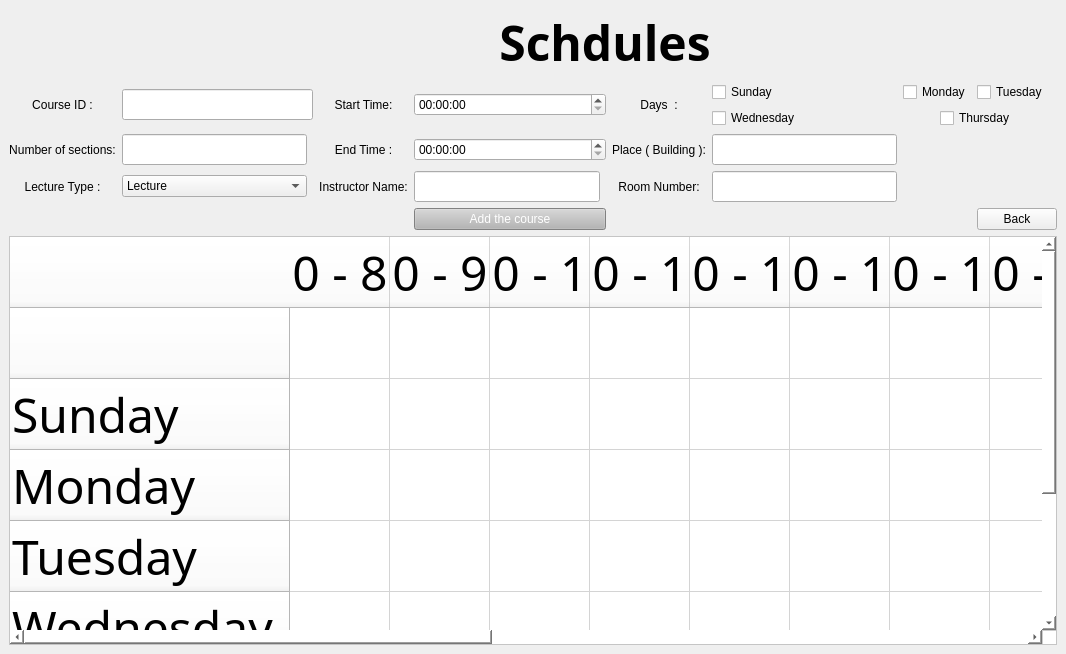
<?xml version="1.0" encoding="UTF-8"?>
<ui version="4.0">
 <class>MainWindow</class>
 <widget class="QMainWindow" name="MainWindow">
  <property name="geometry">
   <rect>
    <x>0</x>
    <y>0</y>
    <width>1066</width>
    <height>654</height>
   </rect>
  </property>
  <property name="windowTitle">
   <string>MainWindow</string>
  </property>
  <property name="styleSheet">
   <string notr="true"/>
  </property>
  <widget class="QWidget" name="centralwidget">
   <layout class="QGridLayout" name="gridLayout">
    <item row="7" column="0" colspan="11">
     <widget class="QTableWidget" name="tableWidget">
      <property name="font">
       <font>
        <family>Rockwell</family>
        <pointsize>36</pointsize>
       </font>
      </property>
      <property name="styleSheet">
       <string notr="true">color: rgb(0, 0, 0);
background-color: rgb(255, 255, 255);
border-color: green;</string>
      </property>
      <row>
       <property name="text">
        <string/>
       </property>
      </row>
      <row>
       <property name="text">
        <string>Sunday</string>
       </property>
      </row>
      <row>
       <property name="text">
        <string>Monday</string>
       </property>
      </row>
      <row>
       <property name="text">
        <string>Tuesday</string>
       </property>
      </row>
      <row>
       <property name="text">
        <string>Wednesday</string>
       </property>
      </row>
      <row>
       <property name="text">
        <string>Thursday</string>
       </property>
      </row>
      <column>
       <property name="text">
        <string>8:00 - 8:50</string>
       </property>
      </column>
      <column>
       <property name="text">
        <string>9:00 - 9:50</string>
       </property>
      </column>
      <column>
       <property name="text">
        <string>10:00 - 10:50</string>
       </property>
      </column>
      <column>
       <property name="text">
        <string>11:00 - 11:50</string>
       </property>
      </column>
      <column>
       <property name="text">
        <string>13:00 - 13:50</string>
       </property>
      </column>
      <column>
       <property name="text">
        <string>14:00 - 14:50</string>
       </property>
      </column>
      <column>
       <property name="text">
        <string>15:00 - 15:50</string>
       </property>
      </column>
      <column>
       <property name="text">
        <string>16:00 - 16:50</string>
       </property>
      </column>
      <column>
       <property name="text">
        <string>17:00 - 17:50</string>
       </property>
      </column>
      <column>
       <property name="text">
        <string>18:00 - 18:50</string>
       </property>
      </column>
      <column>
       <property name="text">
        <string>19:00 - 19:50</string>
       </property>
      </column>
      <column>
       <property name="text">
        <string>20:00 - 20:50</string>
       </property>
      </column>
      <column>
       <property name="text">
        <string>21:00 - 21:50</string>
       </property>
      </column>
      <column>
       <property name="text">
        <string>22:00 - 22:50</string>
       </property>
      </column>
      <column>
       <property name="text">
        <string>23:00 - 23:50</string>
       </property>
      </column>
     </widget>
    </item>
    <item row="6" column="4" colspan="2">
     <widget class="QPushButton" name="pushButton_Add">
      <property name="styleSheet">
       <string notr="true">background-color: rgb(181, 181, 181);
color: rgb(255, 255, 255);
font: 12pt &quot;Rockwell&quot;;</string>
      </property>
      <property name="text">
       <string>Add the course</string>
      </property>
     </widget>
    </item>
    <item row="1" column="3" rowspan="2">
     <widget class="QLabel" name="label_5">
      <property name="styleSheet">
       <string notr="true">font: 9pt &quot;Rockwell&quot;;</string>
      </property>
      <property name="text">
       <string>Start Time:</string>
      </property>
      <property name="alignment">
       <set>Qt::AlignCenter</set>
      </property>
     </widget>
    </item>
    <item row="2" column="9" colspan="2">
     <widget class="QCheckBox" name="checkBox_thurs">
      <property name="text">
       <string>Thursday</string>
      </property>
     </widget>
    </item>
    <item row="4" column="7">
     <widget class="QLineEdit" name="lineEdit_room">
      <property name="font">
       <font>
        <family>Rockwell</family>
        <pointsize>12</pointsize>
        <weight>50</weight>
        <italic>false</italic>
        <bold>false</bold>
       </font>
      </property>
      <property name="styleSheet">
       <string notr="true">font:12pt &quot;Rockwell&quot;</string>
      </property>
      <property name="alignment">
       <set>Qt::AlignCenter</set>
      </property>
     </widget>
    </item>
    <item row="3" column="7">
     <widget class="QLineEdit" name="lineEdit_place">
      <property name="font">
       <font>
        <family>Rockwell</family>
        <pointsize>12</pointsize>
        <weight>50</weight>
        <italic>false</italic>
        <bold>false</bold>
       </font>
      </property>
      <property name="styleSheet">
       <string notr="true">font:12pt &quot;Rockwell&quot;</string>
      </property>
      <property name="alignment">
       <set>Qt::AlignCenter</set>
      </property>
     </widget>
    </item>
    <item row="4" column="6">
     <widget class="QLabel" name="label_8">
      <property name="styleSheet">
       <string notr="true">font: 9pt &quot;Rockwell&quot;;</string>
      </property>
      <property name="text">
       <string>Room Number:</string>
      </property>
      <property name="alignment">
       <set>Qt::AlignCenter</set>
      </property>
     </widget>
    </item>
    <item row="3" column="6">
     <widget class="QLabel" name="label_9">
      <property name="styleSheet">
       <string notr="true">font: 9pt &quot;Rockwell&quot;;</string>
      </property>
      <property name="text">
       <string>Place ( Building ):</string>
      </property>
      <property name="alignment">
       <set>Qt::AlignCenter</set>
      </property>
     </widget>
    </item>
    <item row="1" column="6" rowspan="2">
     <widget class="QLabel" name="label_7">
      <property name="styleSheet">
       <string notr="true">font: 9pt &quot;Rockwell&quot;;</string>
      </property>
      <property name="text">
       <string>Days  :</string>
      </property>
      <property name="alignment">
       <set>Qt::AlignCenter</set>
      </property>
     </widget>
    </item>
    <item row="4" column="0">
     <widget class="QLabel" name="label_4">
      <property name="styleSheet">
       <string notr="true">font: 9pt &quot;Rockwell&quot;;</string>
      </property>
      <property name="text">
       <string>Lecture Type :</string>
      </property>
      <property name="alignment">
       <set>Qt::AlignCenter</set>
      </property>
     </widget>
    </item>
    <item row="1" column="4" rowspan="2" colspan="2">
     <widget class="QTimeEdit" name="timeEdit_start">
      <property name="styleSheet">
       <string notr="true">font: 12pt &quot;Rockwell&quot;;</string>
      </property>
     </widget>
    </item>
    <item row="4" column="3">
     <widget class="QLabel" name="label_10">
      <property name="styleSheet">
       <string notr="true">font: 9pt &quot;Rockwell&quot;;</string>
      </property>
      <property name="text">
       <string>Instructor Name:</string>
      </property>
      <property name="alignment">
       <set>Qt::AlignCenter</set>
      </property>
     </widget>
    </item>
    <item row="2" column="7">
     <widget class="QCheckBox" name="checkBox_wed">
      <property name="text">
       <string>Wednesday</string>
      </property>
     </widget>
    </item>
    <item row="1" column="10">
     <widget class="QCheckBox" name="checkBox_tue">
      <property name="text">
       <string>Tuesday</string>
      </property>
     </widget>
    </item>
    <item row="6" column="10">
     <widget class="QPushButton" name="pushButton_Back">
      <property name="text">
       <string>Back</string>
      </property>
     </widget>
    </item>
    <item row="1" column="1" rowspan="2" colspan="2">
     <widget class="QLineEdit" name="lineEdit_CourseCode">
      <property name="font">
       <font>
        <family>Rockwell</family>
        <pointsize>12</pointsize>
        <weight>50</weight>
        <italic>false</italic>
        <bold>false</bold>
       </font>
      </property>
      <property name="styleSheet">
       <string notr="true">font:12pt &quot;Rockwell&quot;</string>
      </property>
      <property name="alignment">
       <set>Qt::AlignCenter</set>
      </property>
     </widget>
    </item>
    <item row="1" column="8" colspan="2">
     <widget class="QCheckBox" name="checkBox_mon">
      <property name="text">
       <string>Monday</string>
      </property>
     </widget>
    </item>
    <item row="4" column="1">
     <widget class="QComboBox" name="comboBox_LectureType">
      <property name="styleSheet">
       <string notr="true">font: 12pt &quot;Rockwell&quot;;</string>
      </property>
      <item>
       <property name="text">
        <string>Lecture</string>
       </property>
      </item>
      <item>
       <property name="text">
        <string>LAB</string>
       </property>
      </item>
      <item>
       <property name="text">
        <string>Online</string>
       </property>
      </item>
      <item>
       <property name="text">
        <string>Tutorial</string>
       </property>
      </item>
     </widget>
    </item>
    <item row="3" column="1">
     <widget class="QLineEdit" name="lineEdit_numSections">
      <property name="font">
       <font>
        <family>Rockwell</family>
        <pointsize>12</pointsize>
        <weight>50</weight>
        <italic>false</italic>
        <bold>false</bold>
       </font>
      </property>
      <property name="autoFillBackground">
       <bool>false</bool>
      </property>
      <property name="styleSheet">
       <string notr="true">font:12pt &quot;Rockwell&quot;</string>
      </property>
      <property name="alignment">
       <set>Qt::AlignCenter</set>
      </property>
     </widget>
    </item>
    <item row="3" column="0">
     <widget class="QLabel" name="label_3">
      <property name="styleSheet">
       <string notr="true">font: 8.5pt &quot;Rockwell&quot;;</string>
      </property>
      <property name="text">
       <string>Number of sections:</string>
      </property>
      <property name="alignment">
       <set>Qt::AlignCenter</set>
      </property>
     </widget>
    </item>
    <item row="4" column="4">
     <widget class="QLineEdit" name="lineEdit_InstructorName">
      <property name="font">
       <font>
        <family>Rockwell</family>
        <pointsize>12</pointsize>
        <weight>50</weight>
        <italic>false</italic>
        <bold>false</bold>
       </font>
      </property>
      <property name="styleSheet">
       <string notr="true">font:12pt &quot;Rockwell&quot;</string>
      </property>
      <property name="alignment">
       <set>Qt::AlignCenter</set>
      </property>
     </widget>
    </item>
    <item row="3" column="3">
     <widget class="QLabel" name="label_6">
      <property name="styleSheet">
       <string notr="true">font: 9pt &quot;Rockwell&quot;;</string>
      </property>
      <property name="text">
       <string>End Time :</string>
      </property>
      <property name="alignment">
       <set>Qt::AlignCenter</set>
      </property>
     </widget>
    </item>
    <item row="1" column="0" rowspan="2">
     <widget class="QLabel" name="label_2">
      <property name="styleSheet">
       <string notr="true">font: 9pt &quot;Rockwell&quot;;</string>
      </property>
      <property name="text">
       <string>Course ID :</string>
      </property>
      <property name="alignment">
       <set>Qt::AlignCenter</set>
      </property>
     </widget>
    </item>
    <item row="1" column="7">
     <widget class="QCheckBox" name="checkBox_sun">
      <property name="text">
       <string>Sunday</string>
      </property>
     </widget>
    </item>
    <item row="3" column="4" colspan="2">
     <widget class="QTimeEdit" name="timeEdit_end">
      <property name="styleSheet">
       <string notr="true">font: 12pt &quot;Rockwell&quot;;</string>
      </property>
     </widget>
    </item>
    <item row="0" column="2" colspan="6">
     <widget class="QLabel" name="label">
      <property name="font">
       <font>
        <family>Rockwell</family>
        <pointsize>36</pointsize>
       </font>
      </property>
      <property name="text">
       <string>&lt;html&gt;&lt;head/&gt;&lt;body&gt;&lt;p&gt;&lt;span style=&quot; font-weight:600;&quot;&gt;Schdules&lt;/span&gt;&lt;/p&gt;&lt;/body&gt;&lt;/html&gt;</string>
      </property>
      <property name="alignment">
       <set>Qt::AlignCenter</set>
      </property>
     </widget>
    </item>
   </layout>
  </widget>
  <widget class="QMenuBar" name="menubar">
   <property name="geometry">
    <rect>
     <x>0</x>
     <y>0</y>
     <width>1066</width>
     <height>26</height>
    </rect>
   </property>
  </widget>
 </widget>
 <resources/>
 <connections/>
</ui>
